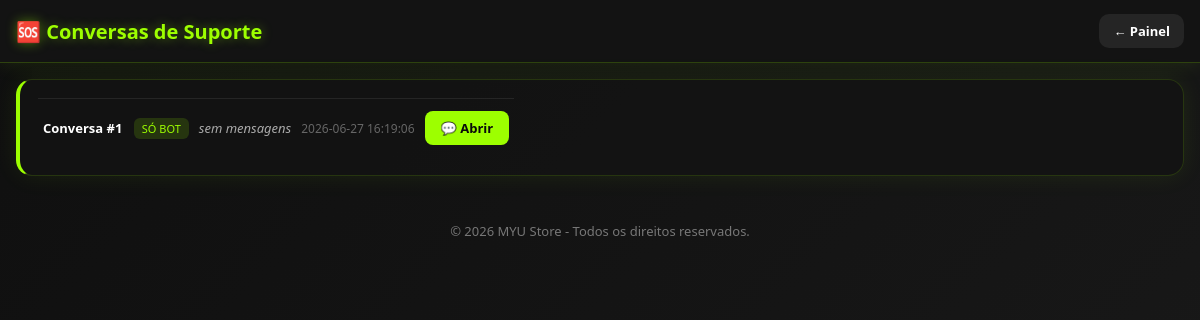
Page /suporte/conversas (signed in) on the earlier database version.
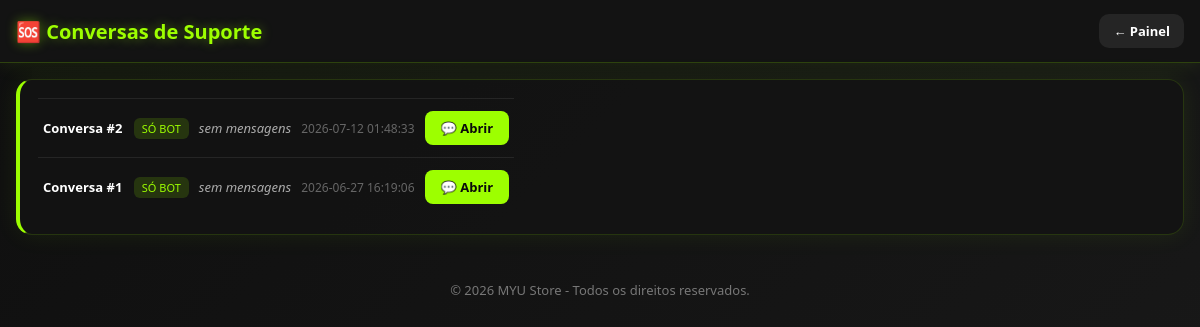
Same page on the later database version.
### tables this page shows
CREATE TABLE suporte_conversas (
    id                  INTEGER PRIMARY KEY AUTOINCREMENT,
    session_id          TEXT NOT NULL UNIQUE,
    vendedor_respondeu  INTEGER NOT NULL DEFAULT 0,
    criado_em           TEXT NOT NULL DEFAULT (datetime('now'))
);

### app.py (the view)
@app.route("/suporte/conversas")
@login_obrigatorio
def suporte_lista_conversas():
    db = get_db()
    conversas = db.execute(
        "SELECT * FROM suporte_conversas ORDER BY criado_em DESC LIMIT 30"
    ).fetchall()
    resultado = []
    for c in conversas:
        ultima_msg = db.execute(
            "SELECT * FROM suporte_mensagens WHERE conversa_id = ? ORDER BY id DESC LIMIT 1",
            (c["id"],),
        ).fetchone()
        resultado.append({"conversa": c, "ultima_mensagem": ultima_msg})
    return render_template("SuporteConversas.html", conversas=resultado)

### app.py (called while the page is built)
def login_obrigatorio(view_func):
    @wraps(view_func)
    def wrapper(*args, **kwargs):
        if not session.get("usuario"):
            return redirect(url_for("login", erro="login_necessario"))
        return view_func(*args, **kwargs)
    return wrapper

def get_tema(db):
    row = db.execute("SELECT valor FROM configuracoes WHERE chave = 'tema_site'").fetchone()
    tema = dict(TEMA_PADRAO)
    if row and row["valor"]:
        try:
            tema.update(json.loads(row["valor"]))
        except (ValueError, TypeError):
            pass
    return tema

@app.context_processor
def injetar_tema():
    db = get_db()
    return {
        "tema": get_tema(db),
        "fontes_disponiveis": FONTES_DISPONIVEIS,
        "asset_version": ASSET_VERSION,
    }

### db/queries.py (called while the page is built)
def get_db():
    if "db" not in g:
        g.db = sqlite3.connect(DB_PATH)
        g.db.row_factory = sqlite3.Row  # permite acessar colunas por nome: row["nome"]
        g.db.execute("PRAGMA foreign_keys = ON")
    return g.db

### templates/SuporteConversas.html (shortened to what this page needs)
<!DOCTYPE html>
<html lang="pt-BR">
<head>
<link rel="stylesheet" href="{{ url_for('static', filename='css/Painel_ADM.css') }}?v={{ asset_version }}">
</head>
<body>
<div class="header">
    <h1>🆘 Conversas de Suporte</h1>
    <div class="user-box">
        <a href="{{ url_for('painel_adm') }}" class="logout" style="background:#252525;">← Painel</a>
    </div>
</div>
<div class="container">
    <div class="section">
        {% if not conversas %}
        <p style="color:#888;">Nenhuma conversa de suporte ainda.</p>
        {% else %}
        <table style="width:100%;border-collapse:collapse;">
            {% for item in conversas %}
            {% set conversa = item.conversa %}
            {% set ultima = item.ultima_mensagem %}
            <tr style="border-top:1px solid rgba(255,255,255,.08);">
                <td style="padding:12px 5px;">
                    <strong>Conversa #{{ conversa['id'] }}</strong>
                    {% if not conversa['vendedor_respondeu'] %}
                    <span style="background:rgba(157,255,0,.15);color:#9dff00;font-size:11px;padding:3px 8px;border-radius:6px;margin-left:8px;">SÓ BOT</span>
                    {% endif %}
                </td>
                <td style="padding:12px 5px;color:#aaa;font-size:13px;max-width:300px;overflow:hidden;text-overflow:ellipsis;white-space:nowrap;">
                    {% if ultima %}
                        {% if ultima['autor_tipo'] == 'bot' %}🤖{% elif ultima['autor_tipo'] == 'vendedor' %}🛍️{% else %}👤{% endif %}
                        {{ ultima['mensagem'] }}
                    {% else %}
                        <em>sem mensagens</em>
                    {% endif %}
                </td>
                <td style="padding:12px 5px;color:#666;font-size:12px;white-space:nowrap;">{{ conversa['criado_em'] }}</td>
                <td style="padding:12px 5px;text-align:right;">
                    <a href="{{ url_for('suporte_admin_chat', conversa_id=conversa['id']) }}"
                       style="display:inline-block;background:#9dff00;color:#0a0a0a;padding:8px 16px;border-radius:8px;text-decoration:none;font-size:13px;font-weight:bold;">
                        💬 Abrir
                    </a>
                </td>
            </tr>
            {% endfor %}
        </table>
        {% endif %}
    </div>
</div>
<footer class="footer">
    <p>© 2026 MYU Store - Todos os direitos reservados.</p>
</footer>
</body>
</html>

### static/css/Painel_ADM.css (style rules this page uses)
* { margin:0; padding:0; box-sizing:border-box; font-family:'Segoe UI', sans-serif; }
body { min-height:100vh; background:linear-gradient(135deg,#0f0f0f,#1a1a1a); color:white; }
.header { display:flex; justify-content:space-between; align-items:center; flex-wrap:wrap; gap:10px; padding:14px 16px; background:var(--site-painel-header-bg, rgba(20,20,20,.95)); border-bottom:1px solid rgba(157,255,0,.2); box-shadow:0 0 20px rgba(157,255,0,.1); }
.header h1 { font-size:20px; font-weight:900; color:var(--site-painel-title-color, #9dff00); text-shadow:0 0 12px rgba(157,255,0,.4); }
.logout { padding:8px 14px; border-radius:10px; background:var(--site-logout-btn-bg, #ff2b2b); color:white; text-decoration:none; font-weight:bold; transition:.3s; font-size:13px; }
.user-box { display:flex; align-items:center; gap:8px; flex-wrap:wrap; }
.container { display:flex; flex-direction:column; gap:18px; padding:16px; max-width:1200px; margin:auto; }
.section { background:var(--site-painel-header-bg, rgba(20,20,20,.95)); border:1px solid rgba(157,255,0,.15); border-left:4px solid var(--accent, #9dff00); border-radius:16px; padding:18px; box-shadow:0 0 25px rgba(157,255,0,.08); }
.section table { display:block; overflow-x:auto; white-space:nowrap; font-size:13px; }
.section table tr { display:table-row; }
.footer { text-align:center; padding:30px 16px; color:var(--site-footer-text, #777); font-size:13px; }

Differences in the rows shown:
added suporte_conversas: id "2", criado_em "2026-07-12 01:48:33"
Other differences:
new list line: "Conversa # SÓ BOT sem mensagens 💬 Abrir"
